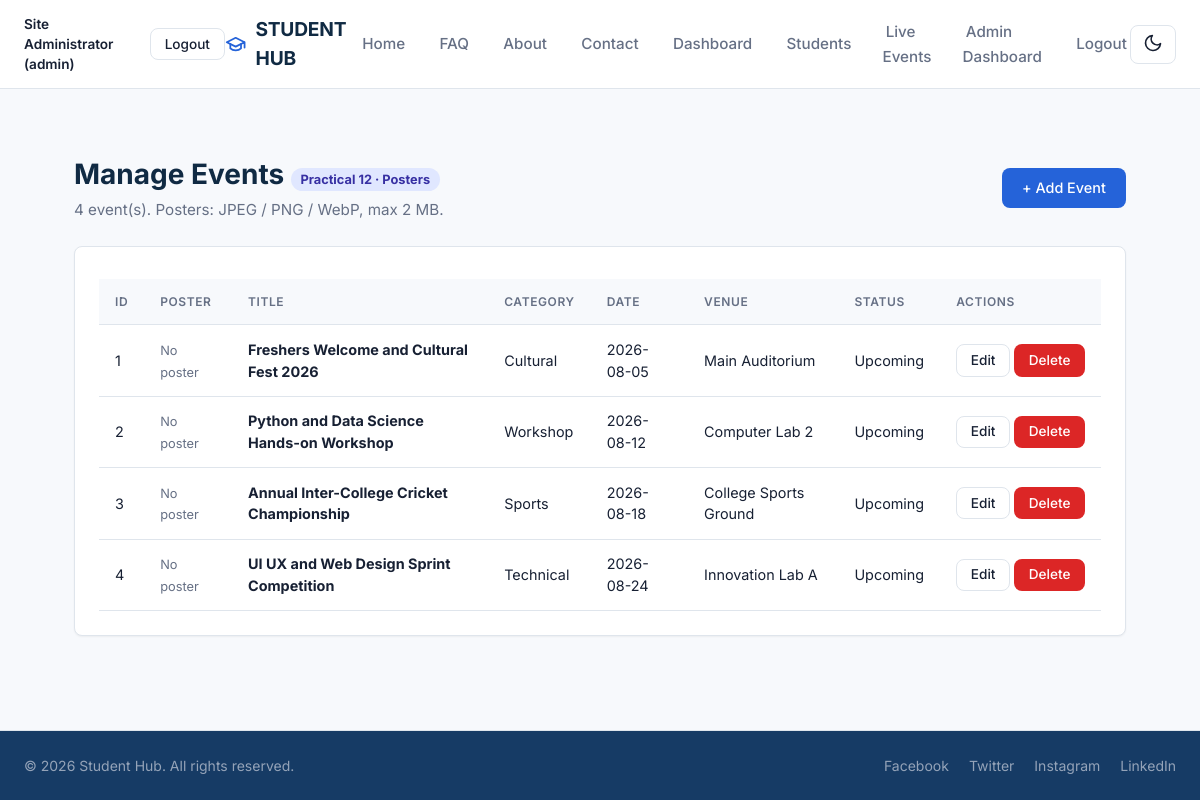
The app's page /php/events.php (signed in) with its own data.
### tables this page shows
CREATE TABLE IF NOT EXISTS `events` (
    `event_id`        INT UNSIGNED NOT NULL AUTO_INCREMENT,
    `title`           VARCHAR(150) NOT NULL,
    `description`     TEXT NULL DEFAULT NULL,
    `category`        ENUM('Workshop', 'Technical', 'Cultural', 'Sports', 'Seminar', 'Other') NOT NULL DEFAULT 'Other',
    `event_date`      DATE NOT NULL,
    `venue`           VARCHAR(120) NOT NULL DEFAULT '',
    `organizer`       VARCHAR(120) NULL DEFAULT NULL,
    `poster_path`     VARCHAR(255) NULL DEFAULT NULL,
    `seats_available` INT UNSIGNED NOT NULL DEFAULT 0,
    `status`          ENUM('Upcoming', 'Ongoing', 'Completed', 'Cancelled') NOT NULL DEFAULT 'Upcoming',
    `created_at`      TIMESTAMP NOT NULL DEFAULT CURRENT_TIMESTAMP,
    PRIMARY KEY (`event_id`),
    KEY `idx_events_date` (`event_date`),
    KEY `idx_events_category` (`category`)
);

### php/events.php (the view, shortened to what this page needs)
<?php
require_once __DIR__ . '/nav.php';
$user = $_SESSION['user'];
$rows = [];
$dbError = null;
$mysqli = getMysqliConnection();
if ($mysqli === null) {
    $dbError = 'Event records are temporarily unavailable. Please try again later.';
} else {
    try {
        $result = $mysqli->query(
            'SELECT `event_id`, `title`, `category`, `event_date`, `venue`,
                    `organizer`, `seats_available`, `status`, `poster_path`,
                    `created_at`
             FROM `events`
             ORDER BY `event_date` ASC, `event_id` ASC'
        );
        $rows = $result->fetch_all(MYSQLI_ASSOC);
    } catch (mysqli_sql_exception $e) {
        error_log('[studenthub] events list DB error: ' . $e->getMessage());
        $dbError = 'Event records are temporarily unavailable. Please try again later.';
    }
}
function h($value) {
    return htmlspecialchars((string)($value ?? ''), ENT_QUOTES, 'UTF-8');
}
?>
<!DOCTYPE html>
<html lang="en">
<head>
    <link rel="stylesheet" href="../css/style.css">
</head>
<body>
    <header class="navbar" role="navigation" aria-label="Main navigation">
        <div class="nav-container">
            <div class="nav-actions">
                <span style="font-size: 0.85rem; font-weight: 600;"><?= h($user['name']) ?> (<?= h($user['role']) ?>)</span>
                <a href="logout.php" class="btn btn-sm btn-outline">Logout</a>
            </div>
            <a href="home.html" class="nav-brand">
                <svg width="28" height="28" viewBox="0 0 24 24" fill="none" stroke="currentColor" stroke-width="2" stroke-linecap="round" stroke-linejoin="round">
                    <path d="M22 10v6M2 10l10-5 10 5-10 5z"/>
                    <path d="M6 12v5c3 3 9 3 12 0v-5"/>
                </svg>
                <span>STUDENT HUB</span>
            </a>
            <button type="button" class="theme-toggle">Dark Mode</button>
        </div>
    </header>
    <main class="main-container" style="max-width: 1100px; margin: 2rem auto;">
        <div style="display: flex; justify-content: space-between; align-items: center; flex-wrap: wrap; gap: 1rem; margin-bottom: 1.5rem;">
            <div>
                <h1 class="page-title">Manage Events <span style="font-size: 0.8rem; background: #e0e7ff; color: #3730a3; padding: 0.25rem 0.6rem; border-radius: 9999px; font-weight: 700;">Practical 12 · Posters</span></h1>
                <p class="page-subtitle"><?= h(count($rows)) ?> event(s). Posters: JPEG / PNG / WebP, max 2 MB.</p>
            </div>
            <a href="event_form.php" class="btn btn-primary">+ Add Event</a>
        </div>
        <?php if ($dbError): ?>
            <div role="alert" style="background: #fee2e2; border: 1px solid #fca5a5; color: #b91c1c; padding: 1rem; border-radius: 8px;"><?= h($dbError) ?></div>
        <?php else: ?>
            <div class="card">
                <div class="table-responsive">
                    <table class="data-table">
                        <thead>
                            <tr><th>ID</th><th>Poster</th><th>Title</th><th>Category</th><th>Date</th><th>Venue</th><th>Status</th><th>Actions</th></tr>
                        </thead>
                        <tbody>
                            <?php if (empty($rows)): ?>
                                <tr><td colspan="8" style="text-align: center; color: var(--text-muted);">No events found.</td></tr>
                            <?php else: ?>
                                <?php foreach ($rows as $r): ?>
                                    <tr>
                                        <td><?= h($r['event_id']) ?></td>
                                        <td>
                                            <?php if (!empty($r['poster_path'])): ?>
                                                <img src="../<?= h($r['poster_path']) ?>" alt="Poster for <?= h($r['title']) ?>" style="width: 64px; height: 64px; object-fit: cover; border-radius: 6px; border: 1px solid var(--border-color);">
                                            <?php else: ?>
                                                <span style="color: var(--text-muted); font-size: 0.8rem;">No poster</span>
                                            <?php endif; ?>
                                        </td>
                                        <td><strong><?= h($r['title']) ?></strong></td>
                                        <td><?= h($r['category']) ?></td>
                                        <td><?= h($r['event_date']) ?></td>
                                        <td><?= h($r['venue']) ?></td>
                                        <td><?= h($r['status']) ?></td>
                                        <td style="white-space: nowrap;">
                                            <a href="event_form.php?id=<?= h($r['event_id']) ?>" class="btn btn-sm btn-outline">Edit</a>
                                            <a href="event_delete.php?id=<?= h($r['event_id']) ?>" class="btn btn-sm btn-danger">Delete</a>
                                        </td>
                                    </tr>
                                <?php endforeach; ?>
                            <?php endif; ?>
                        </tbody>
                    </table>
                </div>
            </div>
        <?php endif; ?>
    </main>
    <footer class="footer">
        <div class="footer-container">
            <p class="footer-copy">&copy; 2026 Student Hub. All rights reserved.</p>
            <div class="social-links">
                <a href="#" class="social-link">Facebook</a>
                <a href="#" class="social-link">Twitter</a>
                <a href="#" class="social-link">Instagram</a>
                <a href="#" class="social-link">LinkedIn</a>
            </div>
        </div>
    </footer>
</body>
</html>

### css/style.css (style rules this page uses)
:root { --navy: #102a43; --dark-blue: #163b65; --blue: #2563d9; --light-blue: #eaf3ff; --background: #f7f9fc; --text: #172033; --muted: #667085; --border: #dfe5ec; --white: #ffffff; --primary-color: #2563d9; --primary-hover: #1d4ed8; --primary-light: #eaf3ff; --secondary-color: #102a43; --bg-page: #f7f9fc; --bg-card: #ffffff; --bg-sidebar: #163b65; --sidebar-text: #94a3b8; --sidebar-active: #ffffff; --text-main: #172033; --text-muted: #667085; --border-color: #dfe5ec; --border-radius: 8px; --shadow-sm: 0 1px 2px rgba(0, 0, 0, 0.05); --shadow-md: 0 4px 6px -1px rgba(0, 0, 0, 0.05), 0 2px 4px -1px rgba(0, 0, 0, 0.03); --font-sans: 'Inter', -apple-system, BlinkMacSystemFont, "Segoe UI", Roboto, sans-serif; }
* { box-sizing: border-box; margin: 0; padding: 0; }
body { font-family: var(--font-sans); background-color: var(--bg-page); color: var(--text-main); line-height: 1.5; display: flex; flex-direction: column; min-height: 100vh; -webkit-font-smoothing: antialiased; }
a { color: var(--primary-color); text-decoration: none; }
.navbar { background-color: var(--bg-card); border-bottom: 1px solid var(--border-color); position: sticky; top: 0; z-index: 1000; }
.nav-container { max-width: 1200px; margin: 0 auto; padding: 0.85rem 1.5rem; display: flex; align-items: center; justify-content: flex-start; }
.nav-brand { display: flex; align-items: center; gap: 0.6rem; font-weight: 700; font-size: 1.2rem; color: var(--secondary-color); text-decoration: none; letter-spacing: -0.01em; order: 0; }
.nav-brand svg { color: var(--primary-color); }
.nav-actions { display: flex; align-items: center; gap: 0.75rem; order: -1; margin-right: 0; }
.theme-toggle { padding: 0.45rem 0.75rem; border: 1px solid var(--border-color); border-radius: var(--border-radius); background: var(--bg-card); color: var(--text-main); cursor: pointer; font-size: 0.9rem; line-height: 1; transition: background-color 0.2s ease, border-color 0.2s ease, transform 0.2s ease; }
.btn { display: inline-flex; align-items: center; justify-content: center; gap: 0.5rem; padding: 0.55rem 1.2rem; font-size: 0.9rem; font-weight: 500; border-radius: var(--border-radius); border: 1px solid transparent; cursor: pointer; text-decoration: none; transition: background-color 0.15s ease, border-color 0.15s ease; line-height: 1.4; }
.btn-primary { background-color: var(--primary-color); color: #ffffff !important; }
.btn-outline { background-color: var(--bg-card); border-color: var(--border-color); color: var(--text-main) !important; }
.btn-sm { padding: 0.35rem 0.85rem; font-size: 0.85rem; }
.btn-danger { background-color: #dc2626; color: white !important; }
html { transition: background-color 0.3s ease, color 0.3s ease; }
footer { background-color: var(--bg-sidebar); color: var(--sidebar-text); padding: 1.5rem 0; margin-top: auto; border-top: 1px solid var(--border-color); font-size: 0.875rem; }
.footer-container { max-width: 1200px; margin: 0 auto; padding: 0 1.5rem; display: flex; align-items: center; justify-content: space-between; }
.social-links { display: flex; gap: 1.25rem; }
.social-link { color: var(--sidebar-text); font-size: 0.875rem; transition: color 0.15s ease; }
.main-container { flex: 1; max-width: 1200px; width: 100%; margin: 0 auto; padding: 2rem 1.5rem; }
.card, fieldset { background-color: var(--bg-card); border: 1px solid var(--border-color); border-radius: var(--border-radius); padding: 1.5rem; margin-bottom: 1.5rem; box-shadow: var(--shadow-sm); }
.page-title { font-size: 1.75rem; font-weight: 700; color: var(--secondary-color); margin-bottom: 0.25rem; }
.page-subtitle { color: var(--text-muted); font-size: 0.95rem; }
.table-responsive { width: 100%; overflow-x: auto; }
table.data-table, table[align="center"] { width: 100%; border-collapse: collapse; margin-top: 0.5rem; background: var(--bg-card); }
.data-table th, .data-table td { padding: 0.85rem 1rem; text-align: left; border-bottom: 1px solid var(--border-color); font-size: 0.9rem; }
.data-table th { background-color: var(--bg-page); color: var(--text-muted); font-weight: 600; text-transform: uppercase; font-size: 0.75rem; letter-spacing: 0.05em; }

### records on screen
events: event_id "1", shows "No poster", title "Freshers Welcome and Cultural Fest 2026", category "Cultural", event_date "2026-08-05", venue "Main Auditorium", status "Upcoming"
events: event_id "2", shows "No poster", title "Python and Data Science Hands-on Workshop", category "Workshop", event_date "2026-08-12", venue "Computer Lab 2", status "Upcoming"
events: event_id "3", shows "No poster", title "Annual Inter-College Cricket Championship", category "Sports", event_date "2026-08-18", venue "College Sports Ground", status "Upcoming"
events: event_id "4", shows "No poster", title "UI UX and Web Design Sprint Competition", category "Technical", event_date "2026-08-24", venue "Innovation Lab A", status "Upcoming"

### other values on screen
$user['name'] "Site Administrator"
$user['role'] "admin"
$label "Home"
$label "FAQ"
$label "About"
$label "Contact"
$label "Dashboard"
$label "Students"
$label "Live Events"
$label "Admin Dashboard"
$label "Logout"
count($rows) "4"
